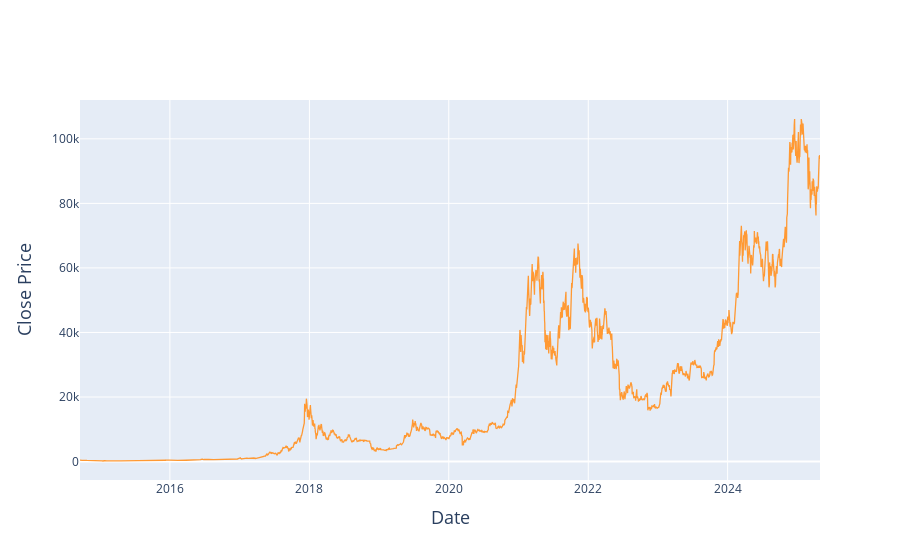

Notebook cell for this chart:
### Code cell
layout = {
    'xaxis': {
        'title': {
            'text': 'Date',
            'font': {'size': 18}
        }
    },
    'yaxis': {
        'title': {
            'text': 'Close Price',
            'font': {'size': 18}
        }
    }
}

data.iplot(x='Date', y='Close', layout=layout)

### Figure 1 — Plotly figure (JSON) as saved in the notebook; plotly's stock layout.template omitted (floating-point values rounded to 4 significant figures; data arrays with more than 128 entries replaced by an {"elided": "..."} marker saying what was removed)
{"data": [{"line": {"color": "rgba(255, 153, 51, 1.0)", "dash": "solid", "shape": "linear", "width": 1.3}, "mode": "lines", "name": "Close", "text": "", "type": "scatter", "x": {"elided": "3878 str values"}, "y": {"elided": "3878 float values"}}], "layout": {"xaxis": {"title": {"font": {"size": 18}, "text": "Date"}}, "yaxis": {"title": {"font": {"size": 18}, "text": "Close Price"}}}}
